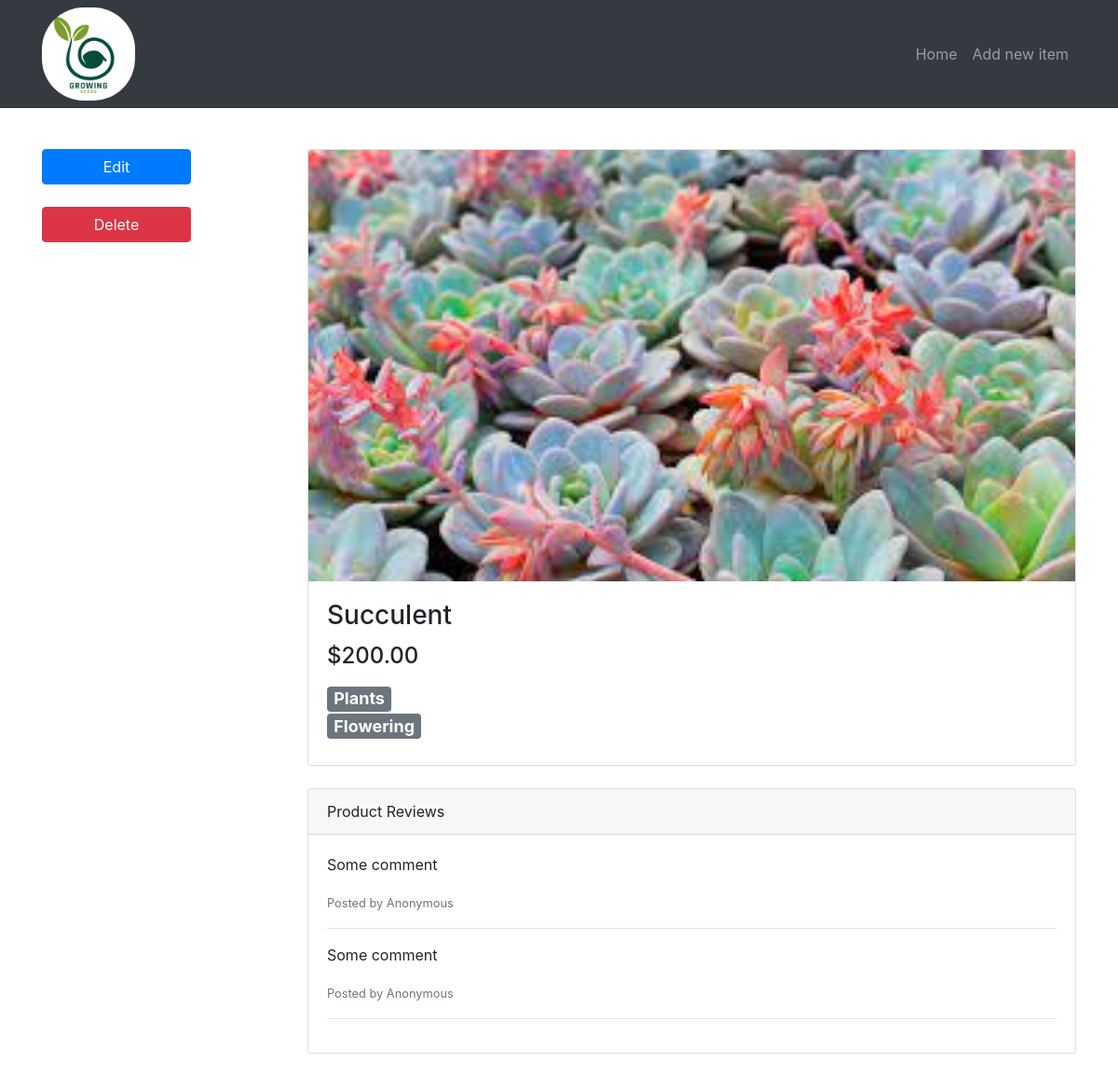
Screenshot of /item/4 with the database file from the repository.
### tables this page shows
CREATE TABLE items(
                    id              INTEGER PRIMARY KEY AUTOINCREMENT,
                    title           TEXT,
                    description     TEXT,
                    price           REAL,
                    image           TEXT,
                    category_id     INTEGER,
                    subcategory_id  INTEGER,
                    FOREIGN KEY(category_id) REFERENCES categories(id),
                    FOREIGN KEY(subcategory_id) REFERENCES subcategories(id)
);

CREATE TABLE categories(
                    id              INTEGER PRIMARY KEY AUTOINCREMENT,
                    name            TEXT
);

CREATE TABLE subcategories(
                    id              INTEGER PRIMARY KEY AUTOINCREMENT,
                    name            TEXT,
                    category_id     INTEGER,
                    FOREIGN KEY(category_id) REFERENCES categories(id)
);

### run.py (the view)
@app.route("/item/<int:item_id>")
def item(item_id):
    c = get_db().cursor()
    item_from_db = c.execute("""SELECT
                   i.id, i.title, i.description, i.price, i.image, c.name, s.name
                   FROM
                   items AS i
                   INNER JOIN categories AS c ON i.category_id = c.id
                   INNER JOIN subcategories AS s ON i.subcategory_id = s.id
                   WHERE i.id = ?""",
                   (item_id,)
    )
    row = c.fetchone()
    try:
        item = {
            "id": row[0],
            "title": row[1],
            "description": row[2],
            "price": row[3],
            "image": row[4],
            "category": row[5],
            "subcategory": row[6]
        }
    except:
        item = {}
    if item:
        deleteItemForm = DeleteItemForm()
        return render_template("item.html", item=item, deleteItemForm=deleteItemForm)
    return redirect(url_for("home"))

### run.py
class DeleteItemForm(FlaskForm):
    submit      = SubmitField("Delete")

### run.py (called while the page is built)
def get_db():
    db = getattr(g, "_database", None)
    if db is None:
        db = g._database = sqlite3.connect("db/growingseeds.db")
    return db

@app.teardown_appcontext
def close_connection(exception):
    db = getattr(g, "_database", None)
    if db is not None:
        db.close()

### templates/item.html (shortened to what this page needs)
{% extends 'base.html' %}
{% block content %}
<div class="row mt-5 pt-5">
    <div class="col-lg-3 my-4">
        <a href="{{ url_for('edit_item', item_id=item.id) }}" class="btn btn-primary">Edit</a>
        <br>
        <br>
        <form method="POST" action="{{ url_for('delete_item', item_id=item.id) }}">
          {{ deleteItemForm.submit(class="btn btn-danger", onclick="return confirm('Are you sure you want to delete this item?');") }}
        </form>
      </div>
  <div class="col-lg-9">
    <div class="card mt-4">
      <div class="embed-responsive embed-responsive-16by9">
        <img class="card-img-top embed-responsive-item" src="{% if item.image %}{{ url_for('uploads', filename=item.image) }}{% else %}{{ url_for('static', filename='images/plant.png') }}{% endif %}" alt="">
      </div>
      <div class="card-body">
        <h3 class="card-title">{{ item.title }}</h3>
        <h4>{{ "$%.2f" | format(item.price) }}</h4>
        <h4>
          <div class="badge badge-secondary">{{ item.category }}</div> <br>
          <div class="badge badge-secondary">{{ item.subcategory }}</div>
        </h4>
      </div>
    </div>
    <div class="card card-outline-secondary my-4">
      <div class="card-header">
        Product Reviews
      </div>
      <div class="card-body">
        <p>Some comment</p>
        <small class="text-muted">Posted by Anonymous</small>
        <hr>
        <p>Some comment</p>
        <small class="text-muted">Posted by Anonymous</small>
        <hr>
      </div>
    </div>
  </div>
</div>
{% endblock %}

### static/css/style.css (style rules this page uses)
body { padding-top: 40px; }
.card-img-top { object-fit: cover; }
.btn { width: 10rem; }

### rows the page displays
items: image (picture), title "Succulent", price "$200.00"
categories: category "Plants"
subcategories: subcategory "Flowering"
